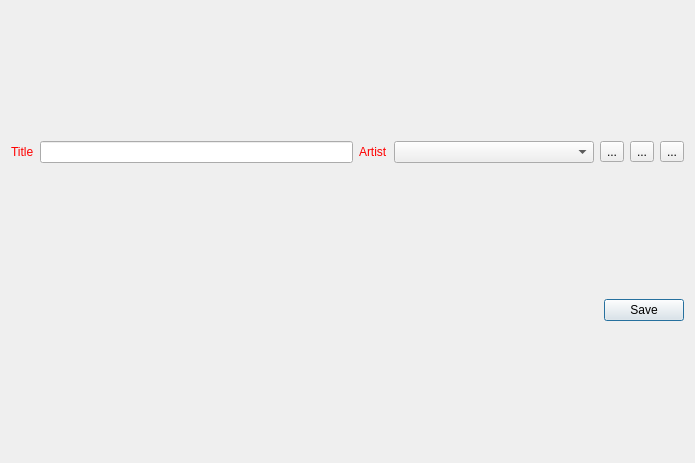
<?xml version="1.0" encoding="UTF-8"?>
<ui version="4.0">
 <class>frmSongManagement</class>
 <widget class="QDialog" name="frmSongManagement">
  <property name="windowModality">
   <enum>Qt::NonModal</enum>
  </property>
  <property name="geometry">
   <rect>
    <x>0</x>
    <y>0</y>
    <width>695</width>
    <height>463</height>
   </rect>
  </property>
  <property name="windowTitle">
   <string>Songs</string>
  </property>
  <property name="windowIcon">
   <iconset resource="resources.qrc">
    <normaloff>:/main/icons/songs-32.png</normaloff>:/main/icons/songs-32.png</iconset>
  </property>
  <property name="modal">
   <bool>true</bool>
  </property>
  <layout class="QHBoxLayout" name="horizontalLayout">
   <item>
    <layout class="QVBoxLayout" name="verticalLayout">
     <item>
      <layout class="QGridLayout" name="gridLayout">
       <item row="0" column="2">
        <layout class="QHBoxLayout" name="horizontalLayout_2">
         <item>
          <widget class="QLabel" name="label_2">
           <property name="styleSheet">
            <string notr="true">color: rgb(255, 0, 0);</string>
           </property>
           <property name="text">
            <string>Artist</string>
           </property>
          </widget>
         </item>
         <item>
          <widget class="QComboBox" name="cbArtist">
           <property name="sizePolicy">
            <sizepolicy hsizetype="Maximum" vsizetype="Fixed">
             <horstretch>0</horstretch>
             <verstretch>0</verstretch>
            </sizepolicy>
           </property>
           <property name="minimumSize">
            <size>
             <width>200</width>
             <height>0</height>
            </size>
           </property>
          </widget>
         </item>
         <item>
          <widget class="QToolButton" name="cmdAddArtist">
           <property name="enabled">
            <bool>true</bool>
           </property>
           <property name="toolTip">
            <string>Add artist</string>
           </property>
           <property name="text">
            <string>...</string>
           </property>
           <property name="icon">
            <iconset resource="resources.qrc">
             <normaloff>:/main/icons/add-16.png</normaloff>:/main/icons/add-16.png</iconset>
           </property>
          </widget>
         </item>
         <item>
          <widget class="QToolButton" name="cmdEditArtist">
           <property name="enabled">
            <bool>true</bool>
           </property>
           <property name="toolTip">
            <string>Edit artist</string>
           </property>
           <property name="text">
            <string>...</string>
           </property>
           <property name="icon">
            <iconset resource="resources.qrc">
             <normaloff>:/main/icons/edit-16.png</normaloff>:/main/icons/edit-16.png</iconset>
           </property>
          </widget>
         </item>
         <item>
          <widget class="QToolButton" name="cmdDeleteArtist">
           <property name="enabled">
            <bool>true</bool>
           </property>
           <property name="toolTip">
            <string>Delete artist</string>
           </property>
           <property name="text">
            <string>...</string>
           </property>
           <property name="icon">
            <iconset resource="resources.qrc">
             <normaloff>:/main/icons/delete-16.png</normaloff>:/main/icons/delete-16.png</iconset>
           </property>
          </widget>
         </item>
        </layout>
       </item>
       <item row="0" column="0">
        <widget class="QLabel" name="label">
         <property name="styleSheet">
          <string notr="true">color: rgb(255, 0, 0);</string>
         </property>
         <property name="text">
          <string>Title</string>
         </property>
        </widget>
       </item>
       <item row="0" column="1">
        <widget class="QLineEdit" name="txtTitle"/>
       </item>
      </layout>
     </item>
     <item>
      <layout class="QHBoxLayout" name="horizontalLayout_3">
       <item>
        <widget class="QLabel" name="lblStatus">
         <property name="text">
          <string/>
         </property>
        </widget>
       </item>
       <item>
        <widget class="QDialogButtonBox" name="buttonBox">
         <property name="standardButtons">
          <set>QDialogButtonBox::Save</set>
         </property>
        </widget>
       </item>
      </layout>
     </item>
    </layout>
   </item>
  </layout>
 </widget>
 <tabstops>
  <tabstop>txtTitle</tabstop>
 </tabstops>
 <resources>
  <include location="resources.qrc"/>
 </resources>
 <connections/>
</ui>
